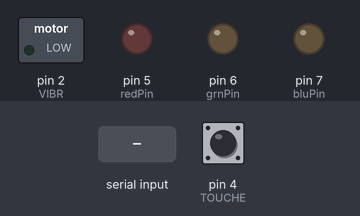
Simulated run of this sketch. Board: Arduino Uno, built with avr-gcc and run on an emulated ATmega328P. Shown: switched loads named in the sketch (green lamp = pin HIGH), output pins drawn as LEDs (lit = HIGH). The test bench sets the inputs (shaded band); at power-on: pin 4 (TOUCHE) LOW. What the sketch prints to the serial monitor is not drawn.

Above: at 1.2 s.
1.3 s: "1" received over the second serial link
At 1.4 s:
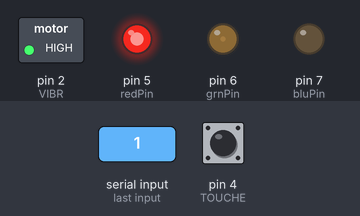
4.3 s: pin 4 (TOUCHE) pulled HIGH for 1 s
At 5.25 s:
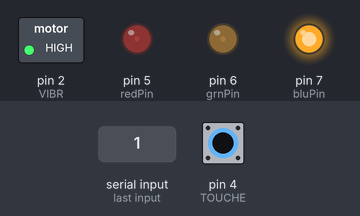
6.9 s: "0" received over the second serial link
At 7.9 s:
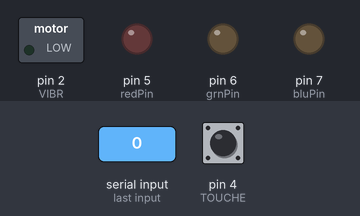
9.9 s: "2" received over the second serial link
At 10.2 s:
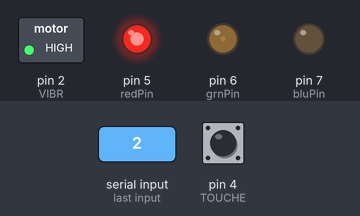
Timing chart, 0 to 13.8 s (numbered marks = the images above; inputs shaded):
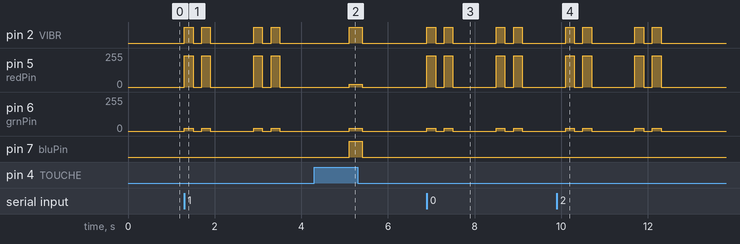

The sketch:

main.ino
```cpp
#include <SoftwareSerial.h>

 // RX, TX
SoftwareSerial BLE_Shield(10, 11);
int VIBR = 2;
int TOUCHE = 4;
int time = 0;

bool canLight = true;

// Output
int redPin = 5;   // Red LED,   connected to digital pin 9
int grnPin = 6;  // Green LED, connected to digital pin 10
int bluPin = 7;  // Blue LED,  connected to digital pin 11

void setup() {
  BLE_Shield.begin(9600);
  Serial.begin(9600);

  pinMode(redPin, OUTPUT);
  pinMode(grnPin, OUTPUT);
  pinMode(bluPin, OUTPUT);
  pinMode(VIBR, OUTPUT);

  pinMode(TOUCHE, INPUT);

}

// the loop routine runs over and over again forever:
void loop() {

  BLE_Shield.listen();
  // while there is data coming in, read it
  // and send to the hardware serial port:
  if (BLE_Shield.available() > 0) {
    Serial.write(BLE_Shield.read());

    gotEmotionAndFeedBack();
  }

  if(digitalRead(TOUCHE) == HIGH && canLight)
  {
    if(time>=0 && time<200000){
      //Serial.println(time);
      time=time+1;
    }else{
      BLE_Shield.write("A");
      //Serial.println("Sent");
      sendEmotionAndFeedBack();
      time = 0;
      canLight = false;
    }
  }else if(digitalRead(TOUCHE) == LOW){
    canLight = true;
    time = 0;
  }
}

void sendEmotionAndFeedBack() {
  showColorWithRGB(20,20,255);
  digitalWrite(VIBR, HIGH);
  delay(300);
  digitalWrite(VIBR, LOW);
  powerOffLed();
}

void gotEmotionAndFeedBack() {
  showColorWithRGB(235,20,20);
  digitalWrite(VIBR, HIGH);
  delay(200);
  powerOffLed();
  digitalWrite(VIBR, LOW);
  delay(200);
  showColorWithRGB(235,20,20);
  digitalWrite(VIBR, HIGH);
  delay(200);
  powerOffLed();
  digitalWrite(VIBR, LOW);
  delay(1000);
  showColorWithRGB(235,20,20);
  digitalWrite(VIBR, HIGH);
  delay(200);
  powerOffLed();
  digitalWrite(VIBR, LOW);
  delay(200);
  showColorWithRGB(235,20,20);
  digitalWrite(VIBR, HIGH);
  delay(200);
  powerOffLed();
  digitalWrite(VIBR, LOW);
  delay(1000);
}

void showColorWithRGB(int redVal, int grnVal, int bluVal) {
  // Write current values to LED pins
  analogWrite(redPin, redVal);
  analogWrite(grnPin, grnVal);
  analogWrite(bluPin, bluVal);
}

void powerOffLed() {
  showColorWithRGB(0,0,0);
}
```

Measured:
- after the input at 1.3 s, pin 2 (VIBR): LOW → HIGH at once, → LOW 0.20 s later, → HIGH 0.20 s later, → LOW 0.20 s later, … (8 changes in this stretch); pin 5 (redPin): 0/255 → 235/255 at once, → 0/255 0.20 s later, → 235/255 0.20 s later, → 0/255 0.20 s later, … (8 changes in this stretch)
- after the input at 4.3 s, pin 2 (VIBR), pin 7 (bluPin): LOW → HIGH after 0.81 s, → LOW 0.30 s later; pin 5 (redPin), pin 6 (grnPin): 0/255 → 20/255 after 0.81 s, → 0/255 0.30 s later
- after the input at 6.9 s, pin 2 (VIBR): LOW → HIGH at once, → LOW 0.20 s later, → HIGH 0.20 s later, → LOW 0.20 s later, … (8 changes in this stretch); pin 5 (redPin): 0/255 → 235/255 at once, → 0/255 0.20 s later, → 235/255 0.20 s later, → 0/255 0.20 s later, … (8 changes in this stretch)
- after the input at 9.9 s, pin 2 (VIBR): LOW → HIGH after 0.20 s, → LOW 0.20 s later, → HIGH 0.20 s later, → LOW 0.20 s later, … (8 changes in this stretch); pin 5 (redPin): 0/255 → 235/255 after 0.20 s, → 0/255 0.20 s later, → 235/255 0.20 s later, → 0/255 0.20 s later, … (8 changes in this stretch)
